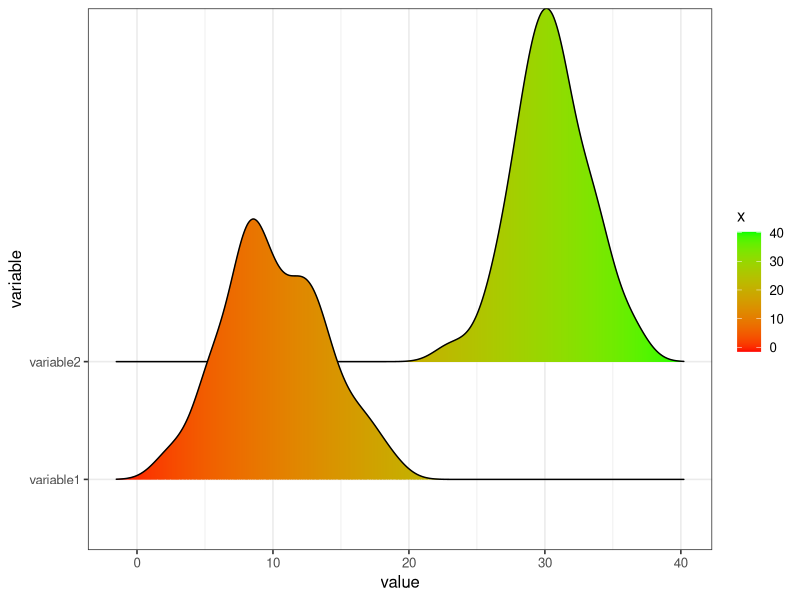
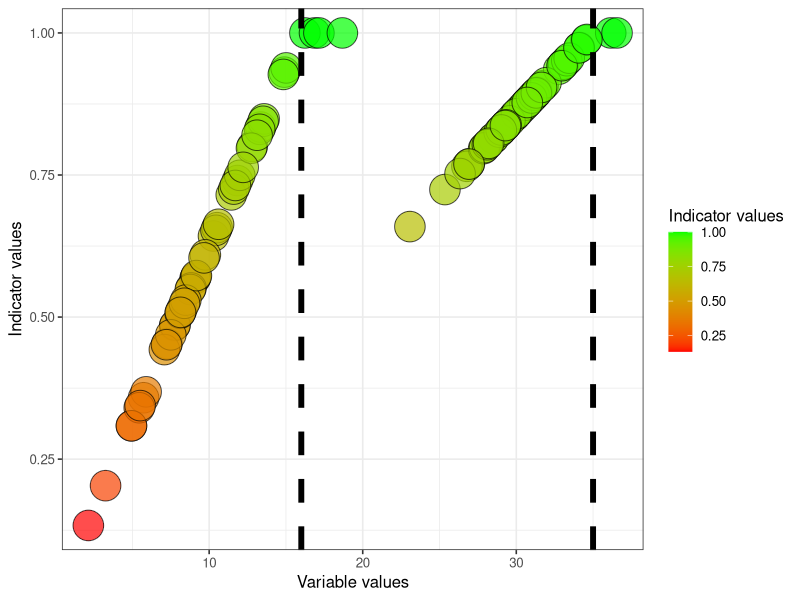
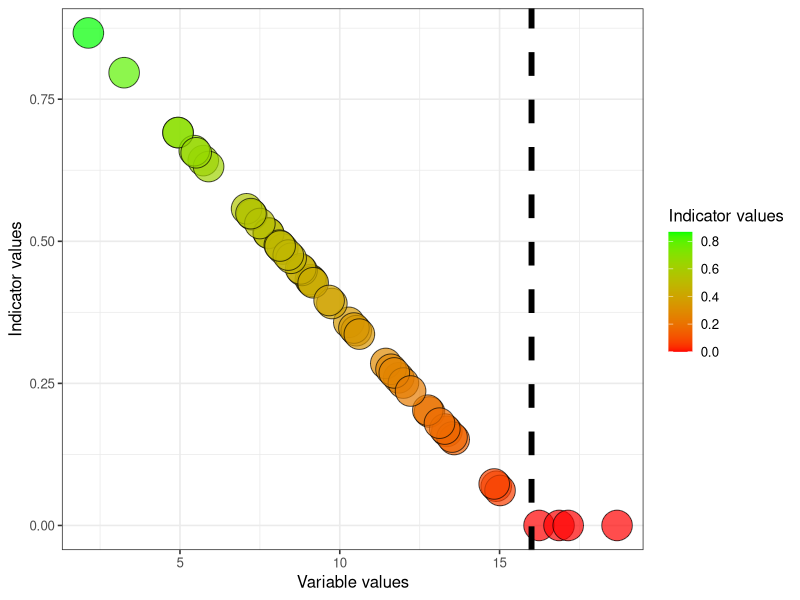
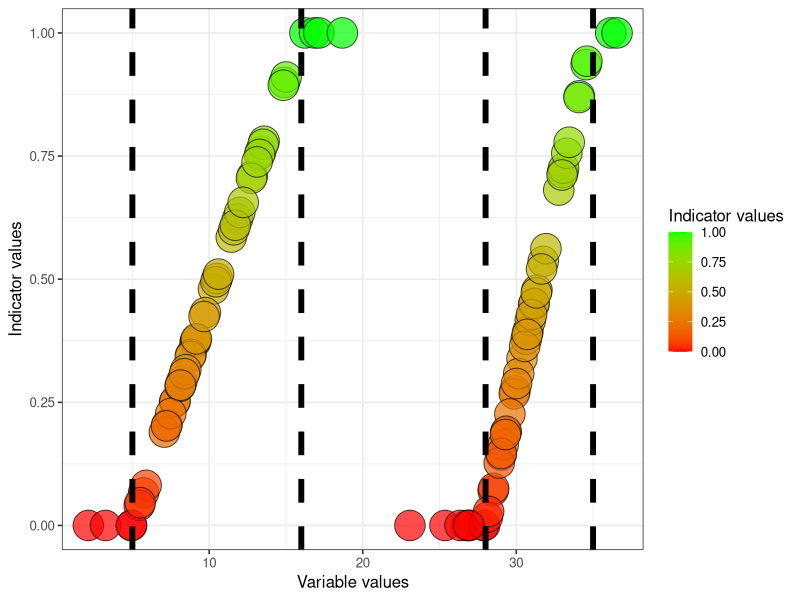
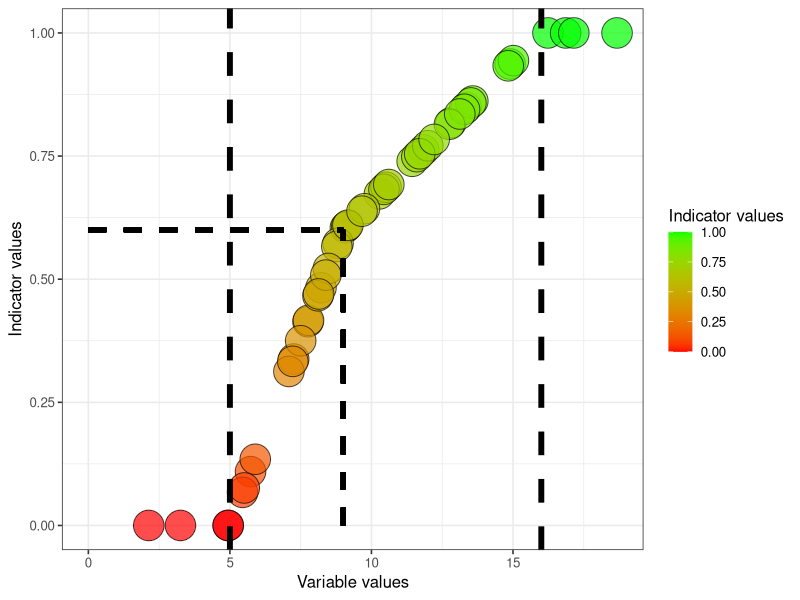
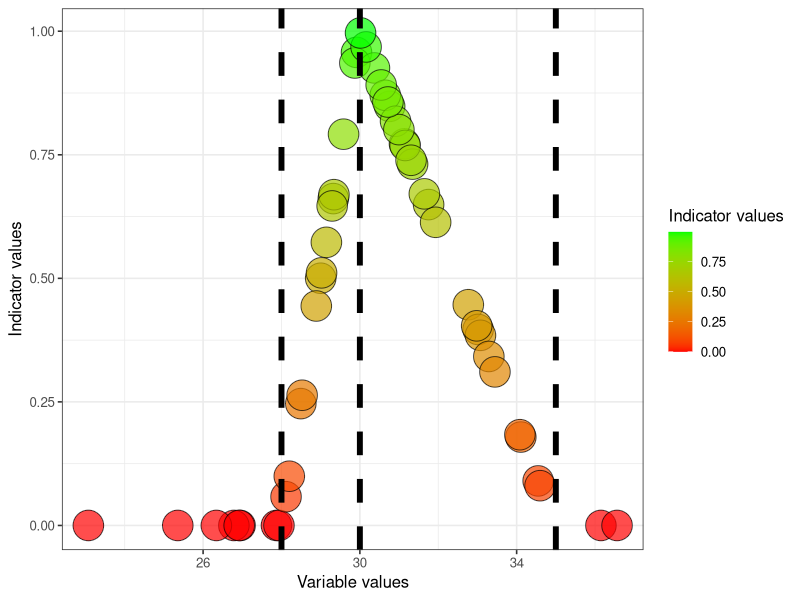
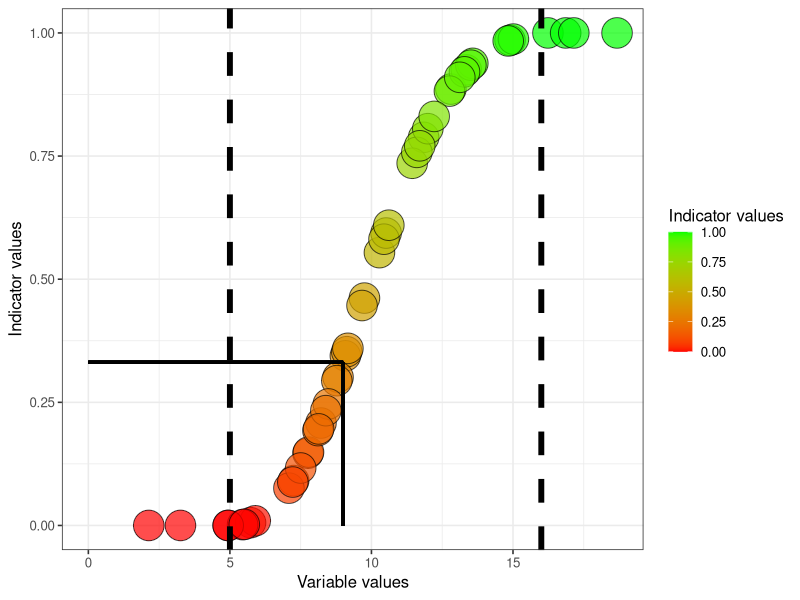
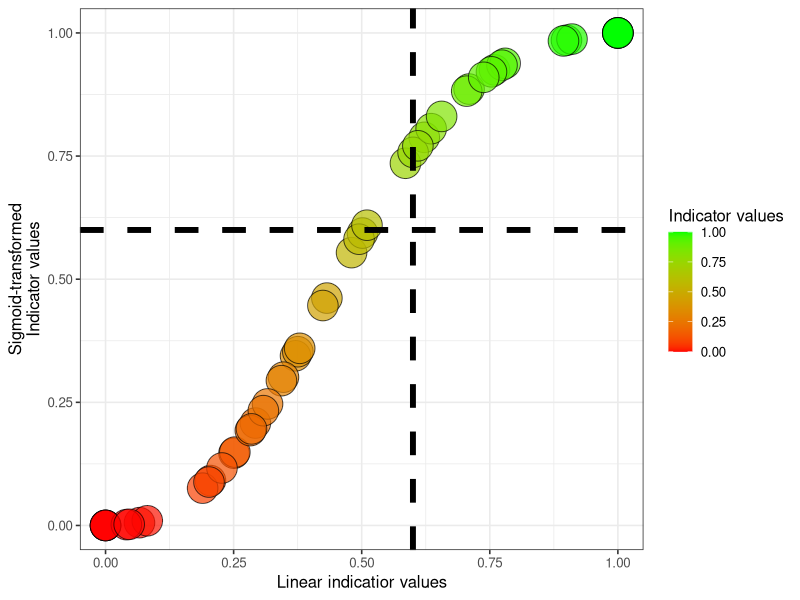

Generate these figures, in order, with R:
## ---- chunk 1
library(ggplot2)
library(ggridges)
library(data.table)
theme_set(theme_bw(base_size = 12))
## ---- chunk 2
set.seed(123)
## ---- chunk 3
low <- "red"
high <- "green"
scale_fill_gradient(low = low, high = high)
ridge <- geom_density_ridges_gradient(scale = 3, size = .3)
myColour <- "black"
mySize <- 10
myAlpha <- .7
myShape <- 21
## ---- chunk 4
dat <- data.frame(variable1 = rnorm(50, 10, 4), 
                  variable2 = rnorm(50, 30, 3))

temp <- data.table::melt(setDT(dat))

ggplot(temp,
       aes(x = value,
           y = variable,
           fill = stat(x)))+
  ridge+
  scale_fill_gradient(low = low, high = high)
## ---- chunk 5
dat$referenceHigh1 <- 16
dat$referenceHigh2 <- 35
## ---- chunk 6
dat$indicator1 <- dat$variable1/dat$referenceHigh1
dat$indicator1[dat$indicator1>1] <- 1

dat$indicator2 <- dat$variable2/dat$referenceHigh2
dat$indicator2[dat$indicator2>1] <- 1
## ---- chunk 7
temp <- melt(setDT(dat),
             measure.vars = c("indicator1", "indicator2"))
## ---- chunk 8
ggplot(dat)+
  geom_point(
    aes(x = variable1, y = indicator1, fill = indicator1),
             colour = myColour,
             size   = mySize,
             alpha  = myAlpha,
             shape  = myShape)+
  geom_vline(xintercept = dat$referenceHigh1[1],
             linetype = "dashed",
             size =2)+
  
  geom_point(aes(x = variable2, y = indicator2, fill = indicator2),
             colour = myColour,
             size   = mySize,
             alpha  = myAlpha,
             shape  = myShape)+
  geom_vline(xintercept = dat$referenceHigh2,
             linetype = "dashed",
             size =2)+
  ylab("Indicator values")+
  xlab("Variable values")+
  
  scale_fill_gradient("Indicator values", low = low, high = high)
## ---- chunk 9
ggplot(dat)+
  geom_point(
    aes(x = variable1, y = indicator1*(-1)+1, fill = indicator1*(-1)+1),
             colour = myColour,
             size   = mySize,
             alpha  = myAlpha,
             shape  = myShape)+
  geom_vline(xintercept = dat$referenceHigh1[1],
             linetype = "dashed",
             size =2)+
  
  ylab("Indicator values")+
  xlab("Variable values")+
  
  scale_fill_gradient("Indicator values", low = low, high = high)
## ---- chunk 10
dat$referenceLow1 <- 5
dat$referenceLow2 <- 28
## ---- chunk 11
dat$indicator1_LowHigh <- (dat$variable1-dat$referenceLow1)/(dat$referenceHigh1 - dat$referenceLow1)
dat$indicator1_LowHigh[dat$indicator1_LowHigh <0] <- 0
dat$indicator1_LowHigh[dat$indicator1_LowHigh >1] <- 1

dat$indicator2_LowHigh <- (dat$variable2-dat$referenceLow2)/(dat$referenceHigh2 - dat$referenceLow2)
dat$indicator2_LowHigh[dat$indicator2_LowHigh <0] <- 0
dat$indicator2_LowHigh[dat$indicator2_LowHigh >1] <- 1
## ---- chunk 12
ggplot(dat)+
  geom_point(
    aes(x = variable1, y = indicator1_LowHigh, fill = indicator1_LowHigh),
             colour = myColour,
             size   = mySize,
             alpha  = myAlpha,
             shape  = myShape)+
  geom_vline(xintercept = 16,
             linetype = "dashed",
             size =2)+
  geom_vline(xintercept = 5,
             linetype = "dashed",
             size =2)+
  
  geom_point(aes(x = variable2, y = indicator2_LowHigh, fill = indicator2_LowHigh),
             colour = myColour,
             size   = mySize,
             alpha  = myAlpha,
             shape  = myShape)+
  geom_vline(xintercept = 35,
             linetype = "dashed",
             size =2)+
  geom_vline(xintercept = 28,
             linetype = "dashed",
             size =2)+
  ylab("Indicator values")+
  xlab("Variable values")+
  
  scale_fill_gradient("Indicator values", low = low, high = high)
## ---- chunk 13
dat$thr1 <- 9
## ---- chunk 14
dat$indicator1_breakPoint <- ifelse(dat$variable1 < dat$thr1,
                                    ((dat$variable1-dat$referenceLow1)/(dat$thr1 - dat$referenceLow1))*(0.6-0)+0,
                                    ((dat$variable1-dat$thr1)/(dat$referenceHigh1 - dat$thr1))*(1-0.6)+0.6
                                    )

dat$indicator1_breakPoint[dat$indicator1_breakPoint<0] <- 0
dat$indicator1_breakPoint[dat$indicator1_breakPoint>1] <- 1

## ---- chunk 15
ggplot(dat)+
  geom_point(
    aes(x = variable1, y = indicator1_breakPoint, fill = indicator1_breakPoint),
             colour = myColour,
             size   = mySize,
             alpha  = myAlpha,
             shape  = myShape)+
  geom_vline(xintercept = dat$referenceHigh1[1],
             linetype = "dashed",
             size =2)+
  geom_vline(xintercept = dat$referenceLow1,
             linetype = "dashed",
             size =2)+
  geom_segment(aes(x = thr1, y = 0, xend = thr1, yend = 0.6),
               linetype="dashed",
               size=1.5)+
  geom_segment(aes(x = 0, y = 0.6, xend = thr1, yend = 0.6),
               linetype="dashed",
               size=1.5)+
  
  ylab("Indicator values")+
  xlab("Variable values")+
  
  scale_fill_gradient("Indicator values", low = low, high = high)
## ---- chunk 16
dat$referenceMid2 <- 30
## ---- chunk 17
dat$indicator2_twoSided <- ifelse(dat$variable2<dat$referenceMid2,
                                  (dat$variable2-dat$referenceLow2)/(dat$referenceMid2-dat$referenceLow2),
                                  ((dat$variable2-dat$referenceMid2)/(dat$referenceHigh2-dat$referenceMid2))*(-1)+1
                                  )

# truncating
dat$indicator2_twoSided[dat$indicator2_twoSided<0] <- 0
dat$indicator2_twoSided[dat$indicator2_twoSided>1] <- 1
## ---- chunk 18
ggplot(dat)+
  geom_point(
    aes(x = variable2, y = indicator2_twoSided, fill = indicator2_twoSided),
             colour = myColour,
             size   = mySize,
             alpha  = myAlpha,
             shape  = myShape)+
  geom_vline(xintercept = dat$referenceMid2[1],
             linetype = "dashed",
             size =2)+
  geom_vline(xintercept = dat$referenceLow2[1],
             linetype = "dashed",
             size =2)+
  geom_vline(xintercept = dat$referenceHigh2[1],
             linetype = "dashed",
             size =2)+
 
  ylab("Indicator values")+
  xlab("Variable values")+
  
  scale_fill_gradient("Indicator values", low = low, high = high)
## ---- chunk 19
dat$indicator1_sigmoid <- 100.68*(1-exp(-5*(dat$indicator1_LowHigh)^2.5))/100
## ---- chunk 20
sigmoid_thr <- 100.68*(1-exp(-5*((dat$thr1[1]-dat$referenceLow1[1])/(dat$referenceHigh1[1]-dat$referenceLow1[1]))^2.5))/100

## ---- chunk 21
ggplot(dat)+
  geom_point(
    aes(x = variable1, y = indicator1_sigmoid, fill = indicator1_sigmoid),
             colour = myColour,
             size   = mySize,
             alpha  = myAlpha,
             shape  = myShape)+
  
  geom_vline(xintercept = dat$referenceLow1[1],
             linetype = "dashed",
             size =2)+
  geom_vline(xintercept = dat$referenceHigh1[1],
             linetype = "dashed",
             size =2)+
  
  geom_segment(aes(x = thr1, y = 0, xend = thr1, yend = sigmoid_thr),
               linetype="solid",
               size=1)+
  geom_segment(aes(x = 0, y = sigmoid_thr, xend = thr1, yend = sigmoid_thr),
               linetype="solid",
               size=1)+
  
  
  ylab("Indicator values")+
  xlab("Variable values")+
  
  scale_fill_gradient("Indicator values", low = low, high = high)
## ---- chunk 22
ggplot(dat)+
  geom_point(
    aes(x = indicator1_LowHigh, y = indicator1_sigmoid, fill = indicator1_sigmoid),
             colour = myColour,
             size   = mySize,
             alpha  = myAlpha,
             shape  = myShape)+
  
  geom_vline(xintercept = 0.6,
             linetype = "dashed",
             size =2)+
   geom_hline(yintercept = 0.6,
             linetype = "dashed",
             size =2)+
  
  ylab("Sigmoid-transformed\nIndicator values")+
  xlab("Linear indicatior values")+
  
  scale_fill_gradient("Indicator values", low = low, high = high)
## ---- chunk 23
dat$indicator1_sigmoid_thr <- ifelse(dat$variable1<dat$thr1,
                                     ((dat$indicator1_sigmoid-0)/(sigmoid_thr-0))*(0.6-0)+0,
                                     ((dat$indicator1_sigmoid-sigmoid_thr)/(1-sigmoid_thr))*(1-0.6)+0.6
                                     )
ggplot(dat)+
  geom_point(
    aes(x = variable1, y = indicator1_sigmoid),
             fill   = "grey", 
             colour = myColour,
             size   = 5,
             alpha  = myAlpha,
             shape  = myShape)+
  
  geom_point(
    aes(x = variable1, y = indicator1_sigmoid_thr, fill = indicator1_sigmoid_thr),
             colour = myColour,
             size   = mySize,
             alpha  = myAlpha,
             shape  = myShape)+
  
  geom_vline(xintercept = dat$referenceLow1[1],
             linetype = "dashed",
             size =1)+
  geom_vline(xintercept = dat$referenceHigh1[1],
             linetype = "dashed",
             size =1)+
  
  geom_segment(aes(x = 0, y = sigmoid_thr, xend = thr1, yend = sigmoid_thr),
               linetype="solid",
               colour = "grey",
               size=1)+
  
  geom_segment(aes(x = thr1, y = 0, xend = thr1, yend = 0.6),
               linetype="solid",
               size=1)+
  geom_segment(aes(x = 0, y = 0.6, xend = thr1, yend = 0.6),
               linetype="solid",
               size=1)+
  
  
  ylab("Indicator values")+
  xlab("Variable values")+
  
  scale_fill_gradient("Indicator values", low = low, high = high)

## ---- chunk 24
dat$indicator1_expConvex <- dat$indicator1_LowHigh^0.5
dat$indicator1_expConcave <- dat$indicator1_LowHigh^2
## ---- chunk 25

ggplot(dat)+
  geom_point(
    aes(x = variable1, y = indicator1_expConvex, fill = indicator1_expConvex),
             colour = myColour,
             size   = mySize,
             alpha  = myAlpha,
             shape  = myShape)+
  geom_point(
    aes(x = variable1, y = indicator1_expConcave, fill = indicator1_expConcave),
             colour = myColour,
             size   = mySize,
             alpha  = myAlpha,
             shape  = myShape)+
  
  geom_vline(xintercept = dat$referenceLow1[1],
             linetype = "dashed",
             size =1)+
  geom_vline(xintercept = dat$referenceHigh1[1],
             linetype = "dashed",
             size =1)+
  ylab("Indicator values")+
  xlab("Variable values")+
  
  scale_fill_gradient("Indicator values", low = low, high = high)

